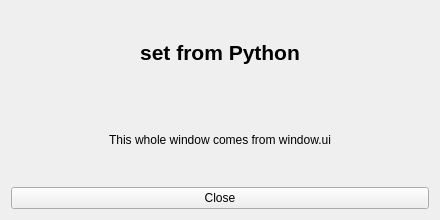
<?xml version="1.0" encoding="UTF-8"?>
<ui version="4.0">
 <class>Form</class>
 <widget class="QWidget" name="Form">
  <property name="geometry">
   <rect><x>0</x><y>0</y><width>440</width><height>220</height></rect>
  </property>
  <property name="windowTitle">
   <string>Kadoos - designed in Qt Designer</string>
  </property>
  <layout class="QVBoxLayout" name="mainLayout">
   <item>
    <widget class="QLabel" name="labelTitle">
     <property name="font">
      <font><pointsize>16</pointsize><bold>true</bold></font>
     </property>
     <property name="text">
      <string>set from Python</string>
     </property>
     <property name="alignment">
      <set>Qt::AlignCenter</set>
     </property>
    </widget>
   </item>
   <item>
    <widget class="QLabel" name="labelSubtitle">
     <property name="text">
      <string>This whole window comes from window.ui</string>
     </property>
     <property name="alignment">
      <set>Qt::AlignCenter</set>
     </property>
    </widget>
   </item>
   <item>
    <widget class="QPushButton" name="btnClose">
     <property name="text">
      <string>Close</string>
     </property>
    </widget>
   </item>
  </layout>
 </widget>
 <resources/>
 <connections/>
</ui>
